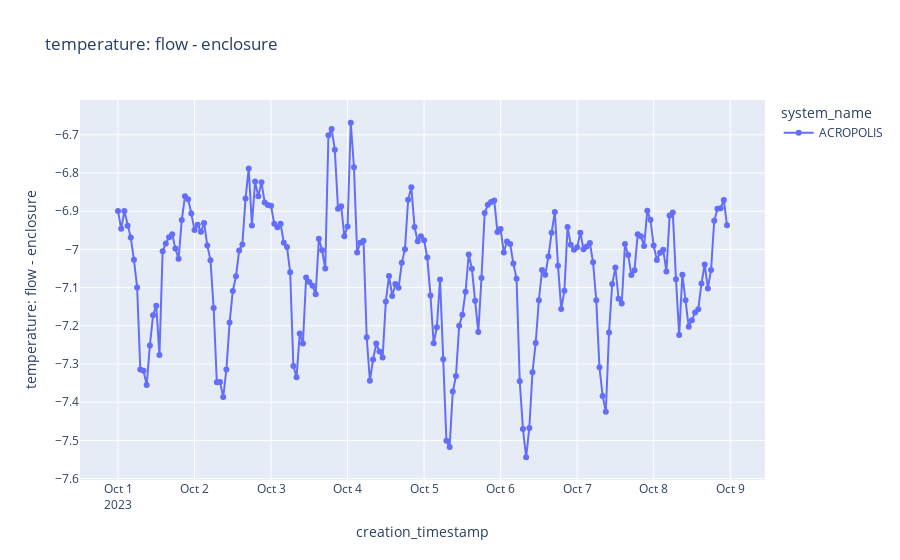

Notebook code cell kept with this figure:
### Code cell
# Temperature Delta
col_name = "temperature: flow - enclosure"

df_temp = df_a.with_columns((pl.col("sht45_temperature") - pl.col("enclosure_bme280_temperature")).alias(col_name)) \
.select("creation_timestamp","system_name",col_name)

plot_sensor_measurement(df_temp.collect(), col_name=col_name)

### Figure 1 — Plotly figure (JSON) as saved in the notebook; plotly's stock layout.template omitted (floating-point values rounded to 4 significant figures; data arrays with more than 128 entries replaced by an {"elided": "..."} marker saying what was removed)
{"data": [{"hovertemplate": "system_name=ACROPOLIS<br>creation_timestamp=%{x}<br>temperature: flow - enclosure=%{y}<extra></extra>", "legendgroup": "ACROPOLIS", "line": {"color": "#636efa", "dash": "solid"}, "marker": {"symbol": "circle"}, "mode": "lines+markers", "name": "ACROPOLIS", "orientation": "v", "showlegend": true, "type": "scatter", "x": {"elided": "192 str values"}, "xaxis": "x", "y": {"elided": "192 float values"}, "yaxis": "y"}], "layout": {"legend": {"title": {"text": "system_name"}, "tracegroupgap": 0}, "title": {"text": "temperature: flow - enclosure"}, "xaxis": {"anchor": "y", "domain": [0, 1], "title": {"text": "creation_timestamp"}}, "yaxis": {"anchor": "x", "domain": [0, 1], "title": {"text": "temperature: flow - enclosure"}}}}
